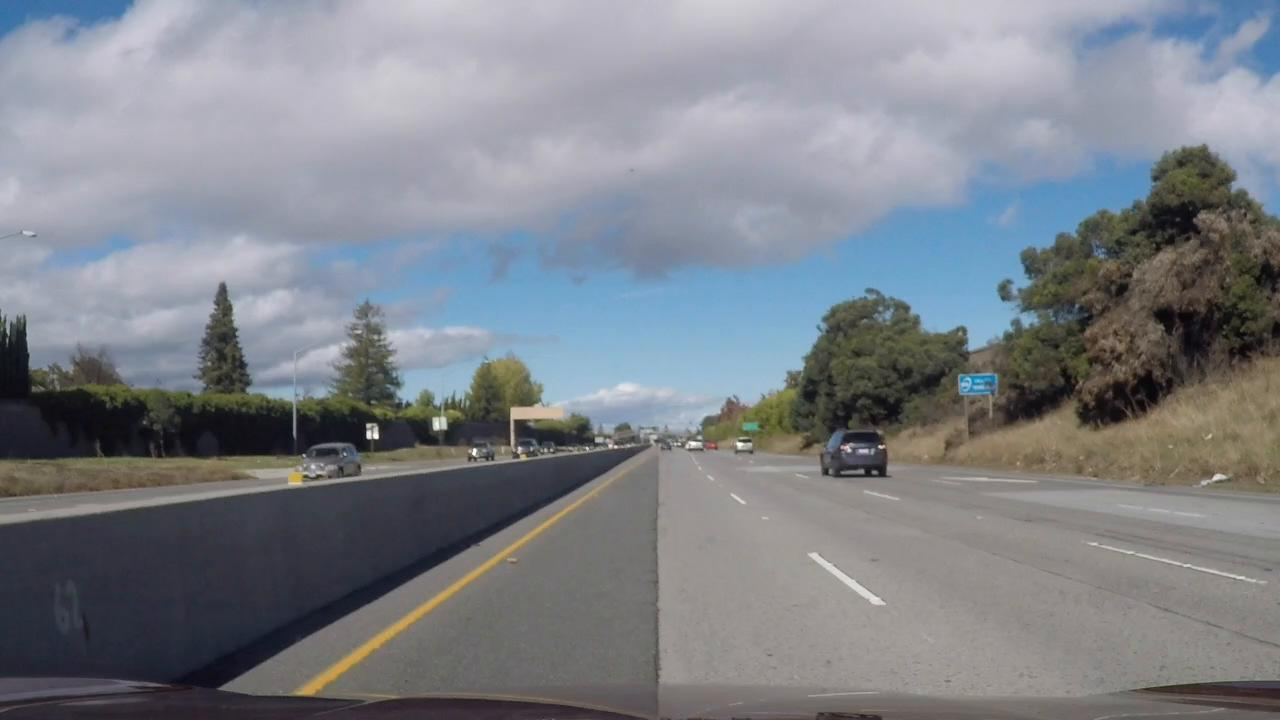
#> input picture test_images/extra_12s.jpg, 1280 x 720 px
$ python -i threshold_binary_image.py   (imports and definitions only)   (older library calls are emulated)
#> lines starting #> are read from the running program, lines starting #| are printed output that depends on the picture; after the words box and inside, x2 and y2 are one past the last pixel; in counts of white or black regions, pixels touching at a corner belong together
import numpy as np
import cv2
import matplotlib.pyplot as plt
import matplotlib.image as mpimg
import pickle
import glob
import os

from moviepy.editor import VideoFileClip

# Define conversions in x and y from pixels space to meters
ym_per_pix = 30 / 720  # meters per pixel in y dimension
xm_per_pix = 3.7 / 700  # meters per pixel in x dimension


def undistort(img, mtx, dist):
    """ Returns the undistorted image """
    return cv2.undistort(img, mtx, dist, None, mtx)


def abs_sobel_thresh(img, orient='x', sobel_kernel=3, thresh=(0, 255)):
    """ Returns a binary image after applying Sobel threshold """
    # Convert to grayscale
    gray = cv2.cvtColor(img, cv2.COLOR_RGB2GRAY)
    # Apply x or y gradient with the OpenCV Sobel() function
    # and take the absolute value
    if orient == 'x':
        abs_sobel = np.absolute(cv2.Sobel(gray, cv2.CV_64F, 1, 0, ksize=sobel_kernel))
    if orient == 'y':
        abs_sobel = np.absolute(cv2.Sobel(gray, cv2.CV_64F, 0, 1, ksize=sobel_kernel))
    # Rescale back to 8 bit integer
    scaled_sobel = np.uint8(255 * abs_sobel / np.max(abs_sobel))
    # Create a copy and apply the threshold
    binary_output = np.zeros_like(scaled_sobel)
    # Here I'm using inclusive (>=, <=) thresholds, but exclusive is ok too
    binary_output[(scaled_sobel >= thresh[0]) & (scaled_sobel <= thresh[1])] = 1
    # Return the result
    return binary_output


def mag_thresh(img, sobel_kernel=3, mag_thresh=(0, 255)):
    """ Returns a binary image after applying magnitude threshold """
    # Convert to grayscale
    gray = cv2.cvtColor(img, cv2.COLOR_RGB2GRAY)
    # Take both Sobel x and y gradients
    sobelx = cv2.Sobel(gray, cv2.CV_64F, 1, 0, ksize=sobel_kernel)
    sobely = cv2.Sobel(gray, cv2.CV_64F, 0, 1, ksize=sobel_kernel)
    # Calculate the gradient magnitude
    gradmag = np.sqrt(sobelx ** 2 + sobely ** 2)
    # Rescale to 8 bit
    scale_factor = np.max(gradmag) / 255
    gradmag = (gradmag / scale_factor).astype(np.uint8)
    # Create a binary image of ones where threshold is met, zeros otherwise
    binary_output = np.zeros_like(gradmag)
    binary_output[(gradmag >= mag_thresh[0]) & (gradmag <= mag_thresh[1])] = 1
    # Return the binary image
    return binary_output


def dir_threshold(img, sobel_kernel=3, d_thresh=(0.7, 1.3)):
    """ Define a function to threshold an image for a given range and Sobel kernel """
    # Grayscale
    gray = cv2.cvtColor(img, cv2.COLOR_RGB2GRAY)
    # Calculate the x and y gradients
    sobelx = cv2.Sobel(gray, cv2.CV_64F, 1, 0, ksize=sobel_kernel)
    sobely = cv2.Sobel(gray, cv2.CV_64F, 0, 1, ksize=sobel_kernel)
    # Take the absolute value of the gradient direction,
    # apply a threshold, and create a binary image result
    absgraddir = np.arctan2(np.absolute(sobely), np.absolute(sobelx))
    binary_output = np.zeros_like(absgraddir)
    binary_output[(absgraddir >= d_thresh[0]) & (absgraddir <= d_thresh[1])] = 1
    # Return the binary image
    return binary_output


def color_threshold(img, s_thresh=(90, 255)):
    """ Returns a binary image after applying color threshold """
    # Some other factors to consider 170 255
    # Convert to HLS color space and separate the V channel
    hls = cv2.cvtColor(img, cv2.COLOR_RGB2HLS)
    s_channel = hls[:, :, 2]
    # l_channel = hls[:, :, 1] #TODO (ivan) consider this in future improvements
    # Threshold color channel
    s_binary = np.zeros_like(s_channel)
    s_binary[(s_channel >= s_thresh[0]) & (s_channel <= s_thresh[1])] = 1
    return s_binary


def pipeline(img, ksize=3, dir_th=(0.7, 1.3), sob_th=(20, 100), mag_th=(30, 100), s_th=(170, 255)):
    """ My pipeline for the project, returns a binary image after some processing. """
    # First make a copy of the image
    pic = np.copy(img)

    # Apply each of the threshold functions
    gradx = abs_sobel_thresh(pic, orient='x', sobel_kernel=ksize, thresh=sob_th)
    grady = abs_sobel_thresh(pic, orient='y', sobel_kernel=ksize, thresh=sob_th)
    mag_binary = mag_thresh(pic, sobel_kernel=ksize, mag_thresh=mag_th)
    dir_binary = dir_threshold(pic, sobel_kernel=ksize, d_thresh=dir_th)

    # Combine the results of all different functions.
    combined = np.zeros_like(dir_binary)
    combined[((gradx == 1) & (grady == 1)) | ((mag_binary == 1) & (dir_binary == 1))] = 1

    s_binary = color_threshold(pic, s_thresh=s_th)

    # combine color image with the binary color
    color_binary = np.zeros_like(combined)
    color_binary[(combined == 1) | (s_binary == 1)] = 1
    return color_binary


# [366 lines left out: functions perspective_transform, plot_one_image, plot_two_images, load_matrix_coefficients, draw_lines, search_around_poly and 5 more, not called in this run]


class Pipeline:

    # [42 lines left out: functions __init__, process_image, not called in this run]


class Line:
    # [48 lines left out: functions __init__, process_video, plot_image_grid, not called in this run]


# [17 lines not run here, left out]

    # [9 lines of commented-out code are left out]

>>> import cv2
>>> picture = cv2.cvtColor(cv2.imread('../test_images/extra_12s.jpg'), cv2.COLOR_BGR2RGB)
>>> result = pipeline(picture)
#> in pipeline, `gradx = abs_sobel_thresh(pic, orient='x', sobel_kernel=ksize, thresh=s..`:
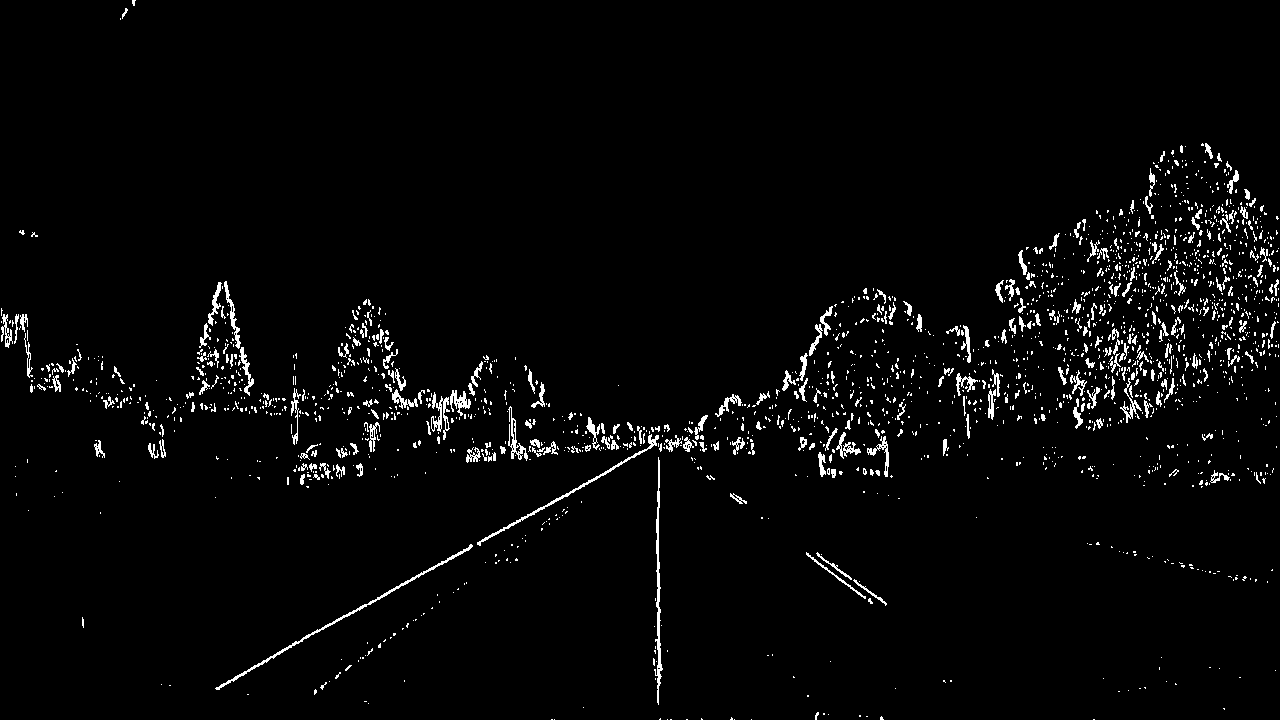
#> gradx: shape (720, 1280); values 0 (black) and 1 (white), 2.8% white in thin lines or dots
#> in pipeline, `grady = abs_sobel_thresh(pic, orient='y', sobel_kernel=ksize, thresh=s..`: grady: shape (720, 1280); values 0 (black) and 1 (white), 6% white in thin lines or dots
#> in mag_thresh, `sobelx = cv2.Sobel(gray, cv2.CV_64F, 1, 0, ksize=sobel_kernel)`:
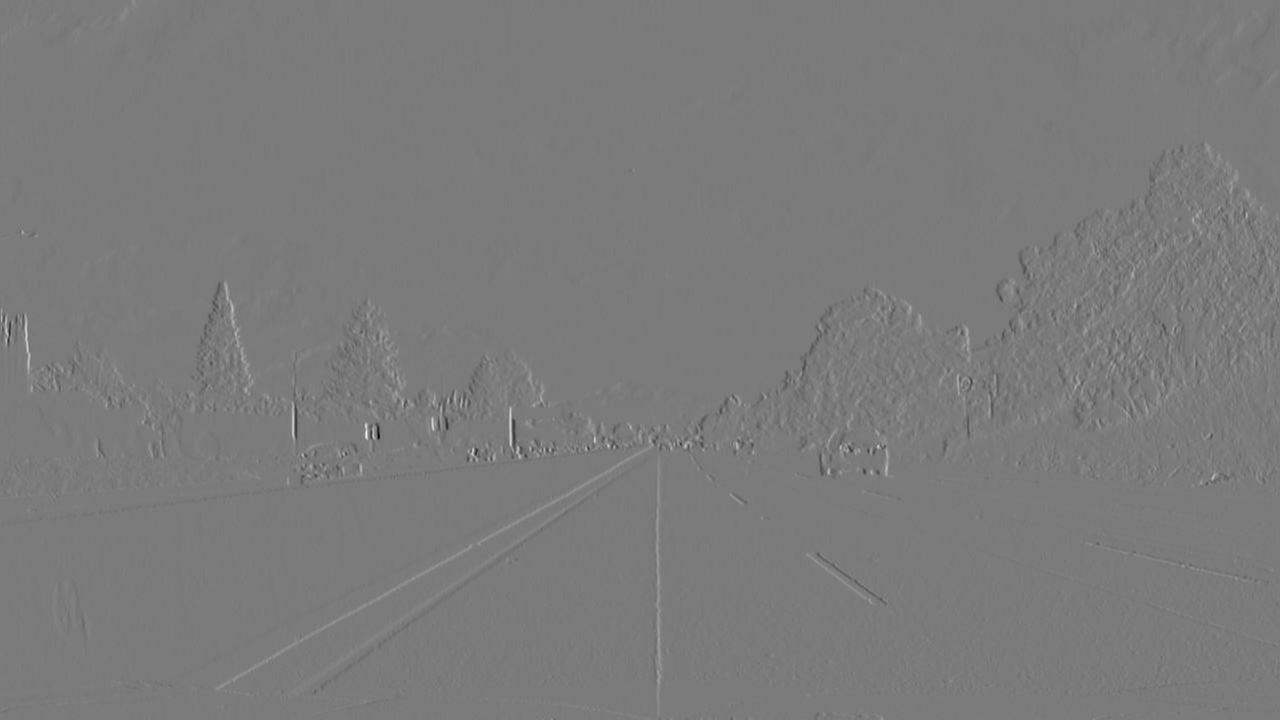
#> sobelx: shape (720, 1280) float64; min -729, max 777, mean 0.1; drawn with min black and max white
#> in mag_thresh, `scale_factor = np.max(gradmag) / 255`: scale_factor = 3.05
#> in pipeline, `mag_binary = mag_thresh(pic, sobel_kernel=ksize, mag_thresh=mag_th)`: mag_binary: shape (720, 1280); values 0 (black) and 1 (white), 4% white in thin lines or dots
#> in pipeline, `dir_binary = dir_threshold(pic, sobel_kernel=ksize, d_thresh=dir_th)`: dir_binary: shape (720, 1280) float64; values 0 (black) and 1 (white), 32.6% white in thin lines or dots
#> in color_threshold, `hls = cv2.cvtColor(img, cv2.COLOR_RGB2HLS)`: hls: shape (720, 1280, 3); mean of channels 0, 1, 2 80.1, 131.1, 33.4
#> in color_threshold, `s_channel = hls[:, :, 2]`:
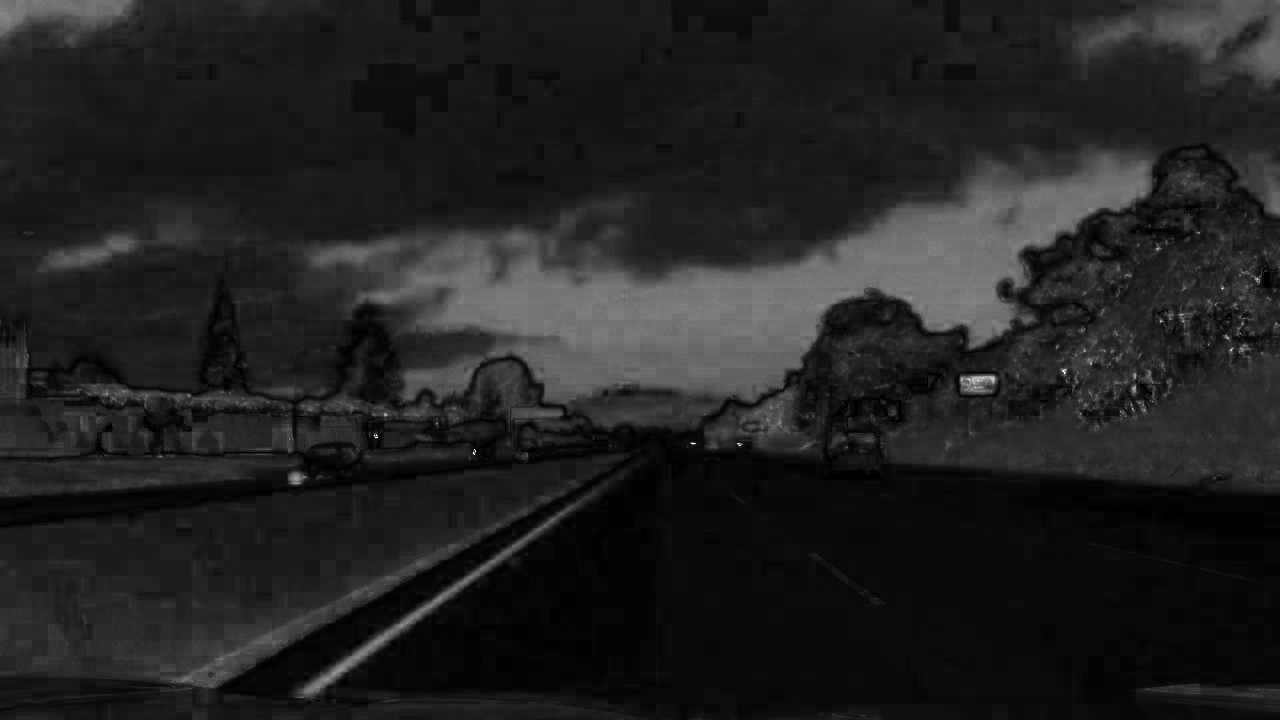
#> s_channel: shape (720, 1280); min 0, max 255, mean 33.4
#> in pipeline, `s_binary = color_threshold(pic, s_thresh=s_th)`: s_binary: shape (720, 1280); values 0 (black) and 1 (white), 0.01% white in thin lines or dots, all inside (x1, y1, x2, y2) = (374, 248, 1258, 455)
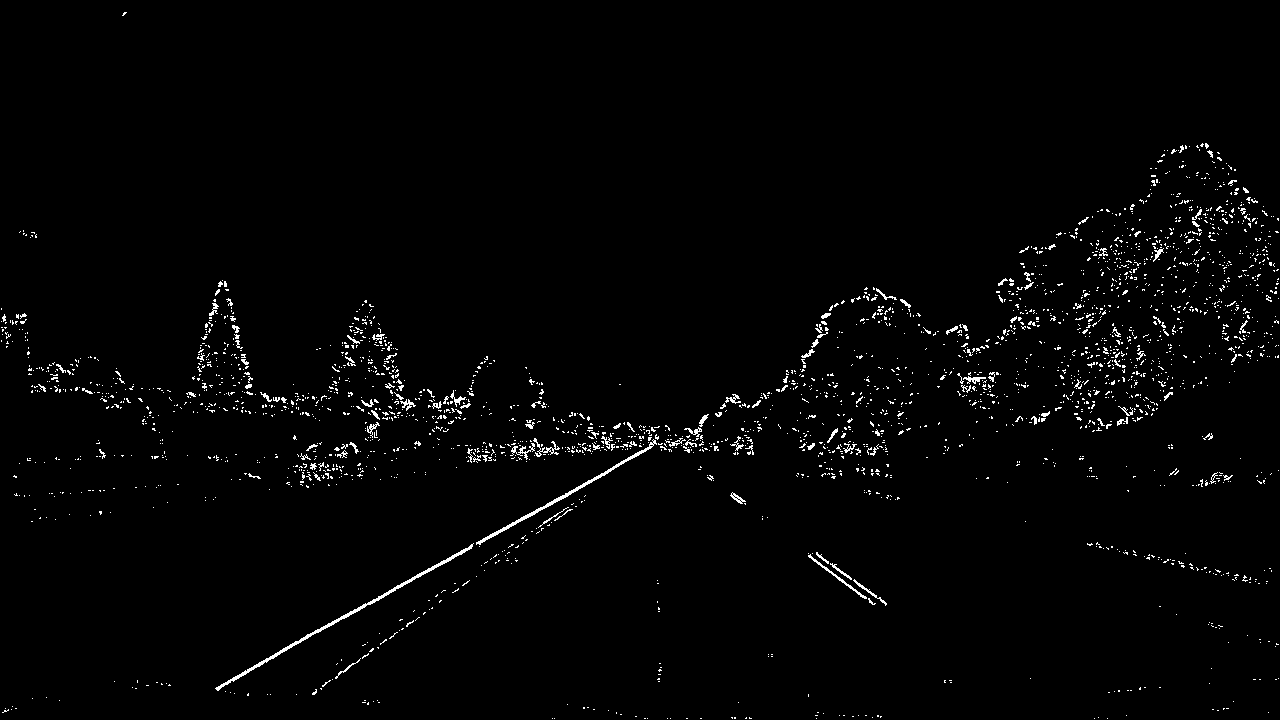
#> result: shape (720, 1280) float64; values 0 (black) and 1 (white), 1.7% white in thin lines or dots

$ run again, on test_images/extra_5s.jpg
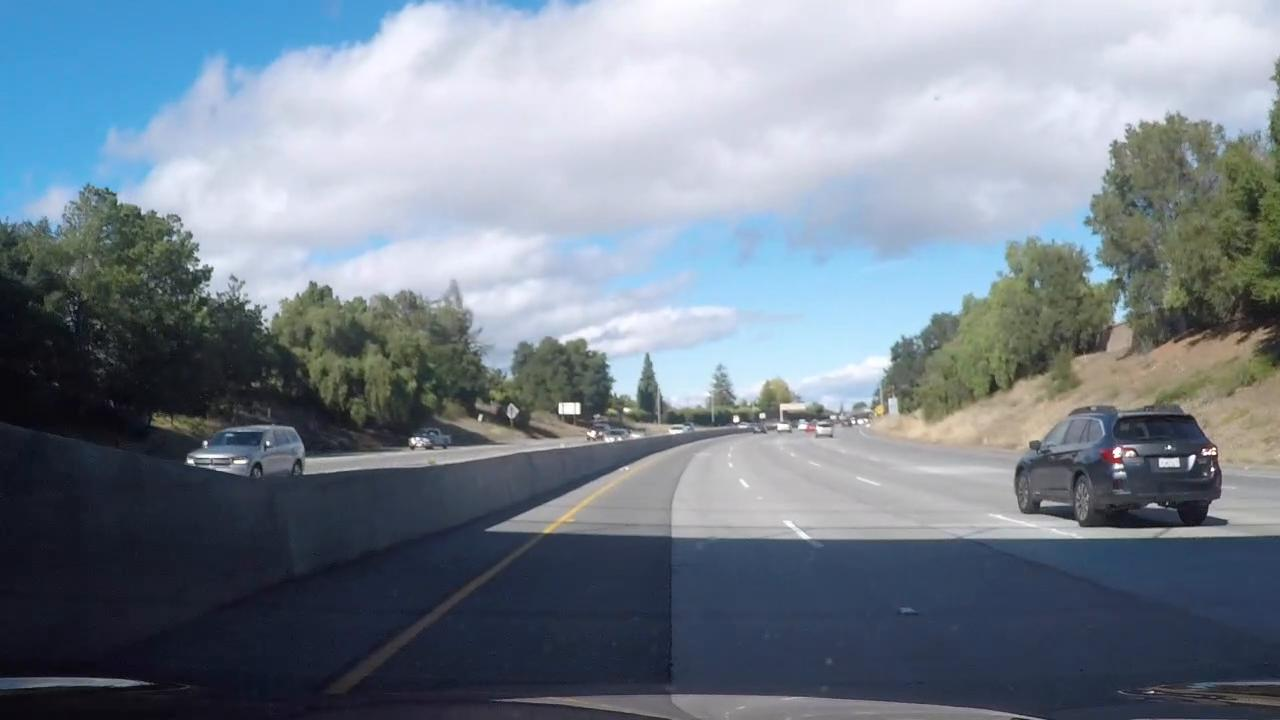
#> input picture test_images/extra_5s.jpg, 1280 x 720 px
#> gradx: shape (720, 1280); values 0 (black) and 1 (white), 4% white in thin lines or dots
#> grady: shape (720, 1280); values 0 (black) and 1 (white), 5.6% white in thin lines or dots
#> in mag_thresh, `sobely = cv2.Sobel(gray, cv2.CV_64F, 0, 1, ksize=sobel_kernel)`:
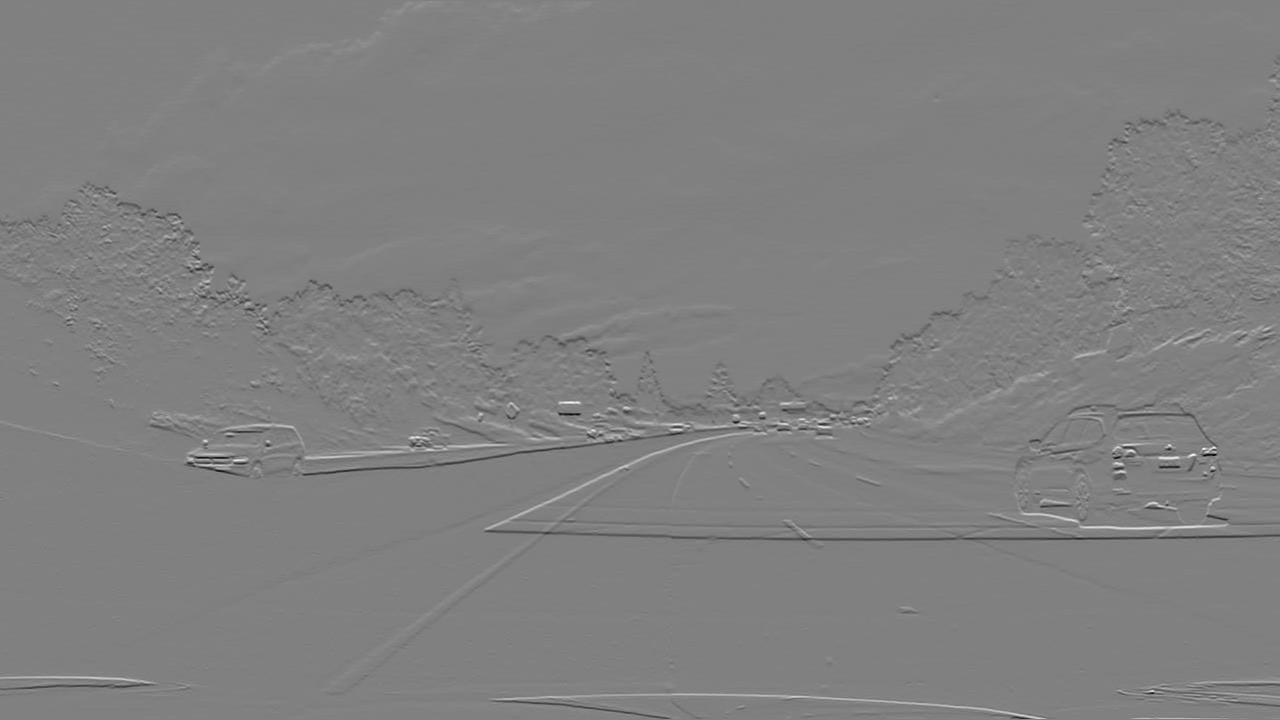
#> sobely: shape (720, 1280) float64; min -782, max 767, mean -1.4; drawn with min black and max white
#> scale_factor = 3.09
#> mag_binary: shape (720, 1280); values 0 (black) and 1 (white), 5% white in thin lines or dots
#> dir_binary: shape (720, 1280) float64; values 0 (black) and 1 (white), 29.3% white in thin lines or dots
#> hls: shape (720, 1280, 3); mean of channels 0, 1, 2 99.2, 131.4, 73.9
#> s_binary: shape (720, 1280); values 0 (black) and 1 (white), 7.6% white; 260 white regions (208 under 20 px), largest, box (x1, y1, x2, y2) and area: (604, 215, 1006, 402) 37147, (0, 45, 200, 218) 16753, (347, 18, 432, 94) 2421
#> `result = pipeline(picture)`:
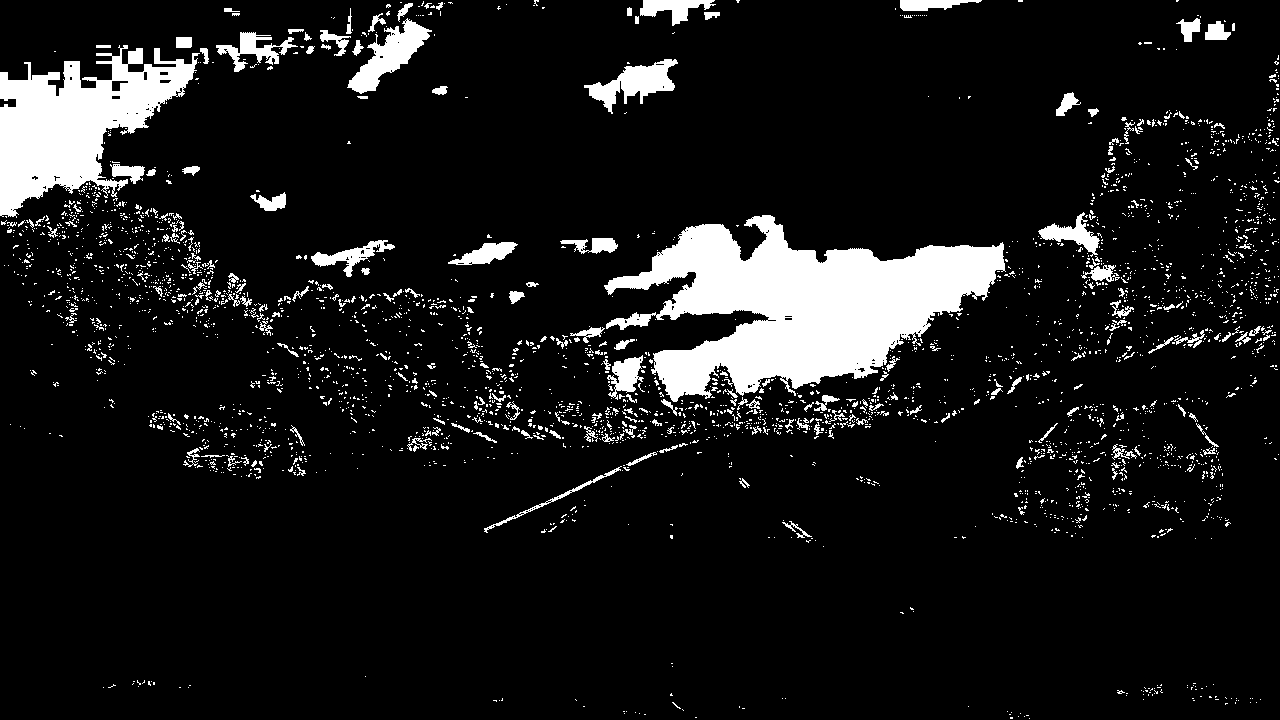
#> result: shape (720, 1280) float64; values 0 (black) and 1 (white), 9.7% white; 3251 white regions (3027 under 20 px), largest, box (x1, y1, x2, y2) and area: (604, 215, 1006, 402) 37572, (0, 45, 200, 218) 16808, (347, 18, 432, 94) 2422
